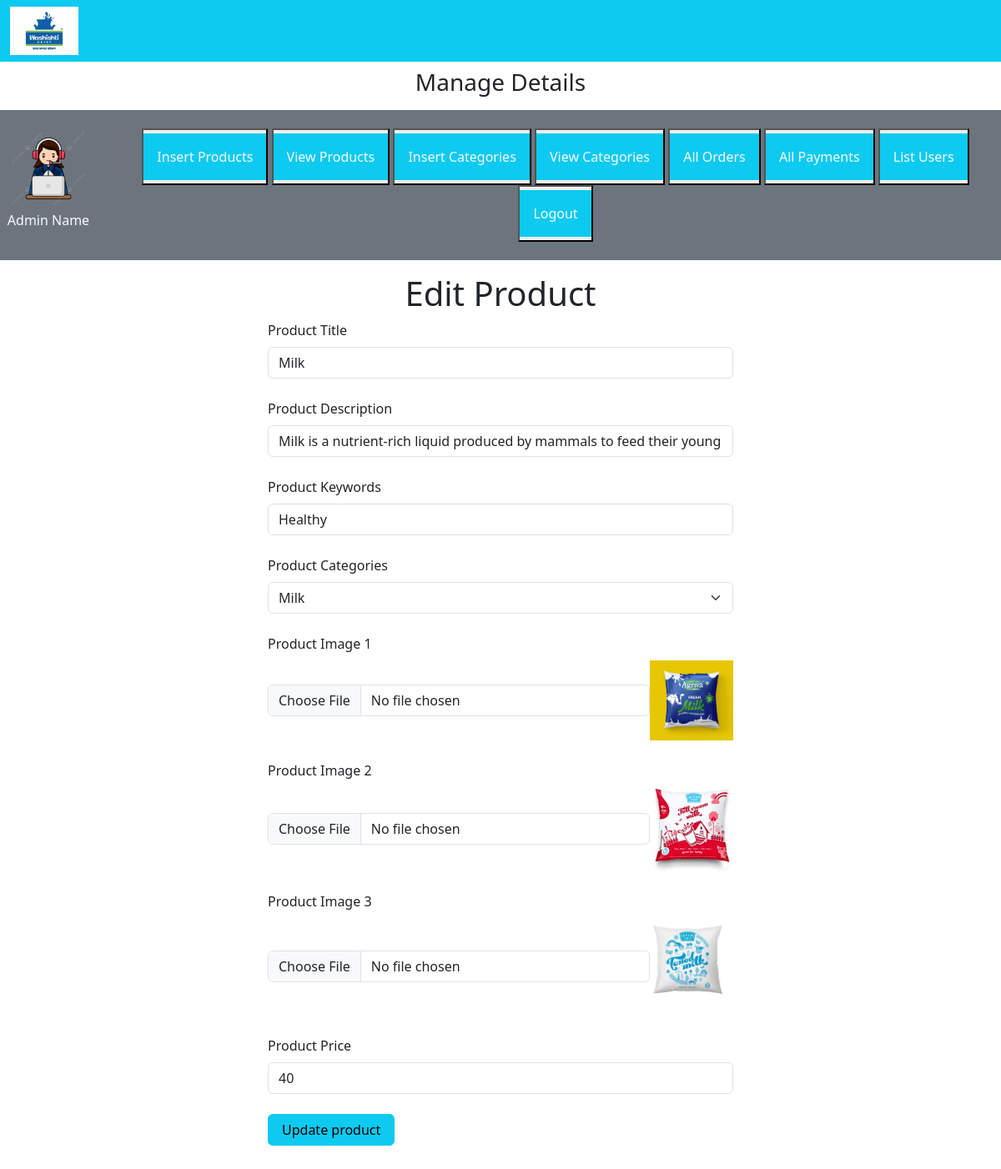
/admin_area/index.php?edit_products=2, run on the app's committed database.
### tables this page shows
CREATE TABLE `products` (
  `product_id` int(11) NOT NULL,
  `product_name` varchar(100) NOT NULL,
  `product_description` varchar(255) NOT NULL,
  `product_keywords` varchar(255) NOT NULL,
  `category_id` int(11) NOT NULL,
  `product_image1` varchar(255) NOT NULL,
  `product_image2` varchar(255) NOT NULL,
  `product_image3` varchar(255) NOT NULL,
  `product_price` varchar(100) NOT NULL,
  `date` timestamp NOT NULL DEFAULT current_timestamp() ON UPDATE current_timestamp(),
  `status` varchar(100) NOT NULL
);

CREATE TABLE `category` (
  `category_id` int(11) NOT NULL,
  `category_name` varchar(100) NOT NULL
);

### admin_area/edit_products.php (the view, shortened to what this page needs)
<?php
if(isset($_GET['edit_products'])){
    $edit_id = $_GET['edit_products'];
    $get_data = "SELECT * FROM `products` WHERE product_id='$edit_id'";
    $result = mysqli_query($con, $get_data);
    $row = mysqli_fetch_assoc($result);
    $product_name = isset($row['product_name']) ? $row['product_name'] : '';
    $product_description = isset($row['product_description']) ? $row['product_description'] : '';
    $product_keywords = isset($row['product_keywords']) ? $row['product_keywords'] : '';
    $category_id = isset($row['category_id']) ? $row['category_id'] : '';
    $product_image1 = isset($row['product_image1']) ? $row['product_image1'] : '';
    $product_image2 = isset($row['product_image2']) ? $row['product_image2'] : '';
    $product_image3 = isset($row['product_image3']) ? $row['product_image3'] : '';
    $product_price = isset($row['product_price']) ? $row['product_price'] : '';
    $select_category = "SELECT * FROM `category` WHERE category_id=$category_id";
    $result_category = mysqli_query($con, $select_category);
    $row_category = mysqli_fetch_assoc($result_category);
    $category_name = isset($row_category['category_name']) ? $row_category['category_name'] : '';
}
?>
<h1 class="text-center">Edit Product</h1>
<form action="" method="post" enctype="multipart/form-data">
    <div class="form-outline w-50 m-auto mb-4">
        <label for="product_title" class="form-label">Product Title</label>
        <input type="text" id="product_title" name="product_name" class="form-control"
        required="required" value="<?php echo $product_name; ?>">
    </div>
    <div class="form-outline w-50 m-auto mb-4">
        <label for="product_desc" class="form-label">Product Description</label>
        <input type="text" id="product_desc" name="product_description" class="form-control"
        required="required" value="<?php echo $product_description; ?>">
    </div>
    <div class="form-outline w-50 m-auto mb-4">
        <label for="product_keywords" class="form-label">Product Keywords</label>
        <input type="text" id="product_keywords" name="product_keywords" class="form-control"
        required="required" value="<?php echo $product_keywords; ?>">
    </div>
    <div class="form-outline w-50 m-auto mb-4">
        <label for="product_category" class="form-label">Product Categories</label>
        <select name="product_category" class="form-select">
            <option value="<?php echo $category_id; ?>"><?php echo $category_name; ?></option>
        </select>
    </div>
    <div class="form-outline w-50 m-auto mb-4">
        <label for="product_image1" class="form-label">Product Image 1</label>
        <div class="d-flex">
            <input type="file" id="product_image1" name="product_image1" class="form-control w-90 m-auto" required="required">
            <img src="./product_images/<?php echo $product_image1; ?>" alt="" class="product_img">
        </div>
    </div>
    <div class="form-outline w-50 m-auto mb-4">
        <label for="product_image2" class="form-label">Product Image 2</label>
        <div class="d-flex">
            <input type="file" id="product_image2" name="product_image2" class="form-control w-90 m-auto" required="required">
            <img src="./product_images/<?php echo $product_image2; ?>" alt="" class="product_img">
        </div>
    </div>
    <div class="form-outline w-50 m-auto mb-4">
        <label for="product_image3" class="form-label">Product Image 3</label>
        <div class="d-flex">
            <input type="file" id="product_image3" name="product_image3" class="form-control w-90 m-auto" required="required">
            <img src="./product_images/<?php echo $product_image3; ?>" alt="" class="product_img">
        </div>
    </div>
    <div class="form-outline w-50 m-auto mb-4">
        <label for="product_price" class="form-label">Product Price</label>
        <input type="text" id="product_price" name="product_price" class="form-control"
        required="required" value="<?php echo $product_price; ?>">
    </div>
    <div class="w-50 m-auto">
        <input type="submit" name="edit_product" value="Update product" class="btn btn-info px-3 mb-3">
    </div>
</form>
</div>

### style.css (style rules this page uses)
* { margin:0; padding:0; box-sizing:border-box; }

### admin_area/index.php (style rules this page uses)
.product_img { width:100px; object-fit: contain; }

### data on the page
products: product_name "Milk", product_description "Milk is a nutrient-rich liquid produced by mammals to feed their young", product_keywords "Healthy", product_image1 (picture), product_image2 (picture), product_image3 (picture), product_price "40"
category: product_category "Milk"
